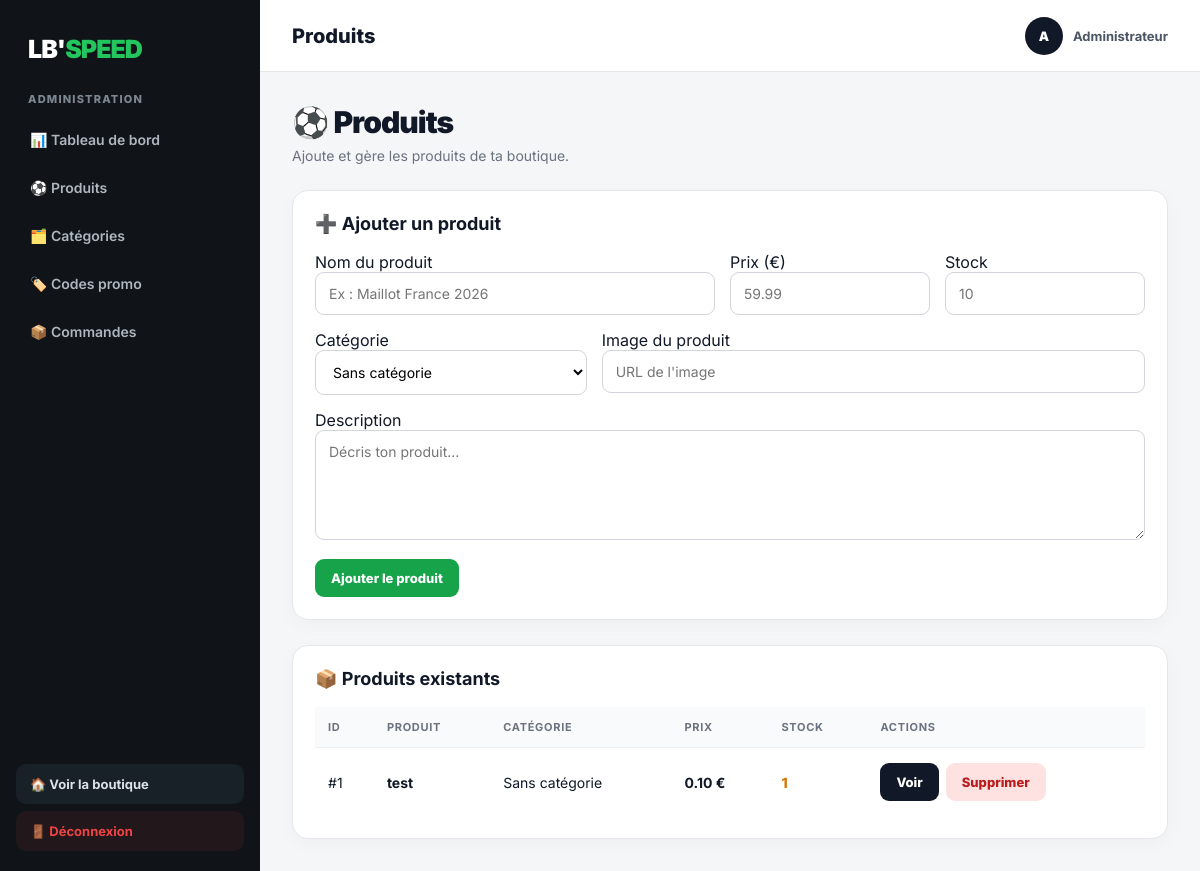
/admin/produits (signed in), run on an earlier commit of the app's database.
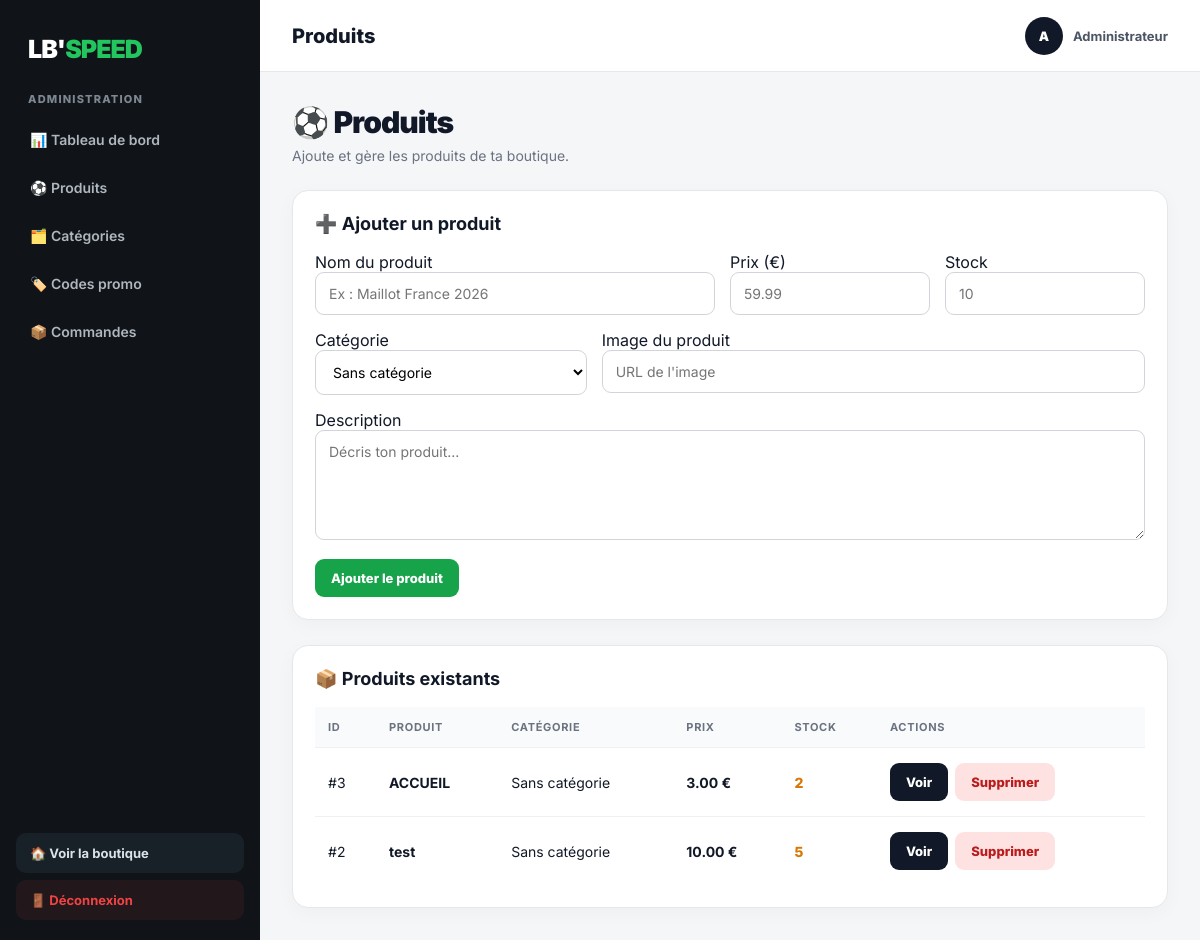
And on a later commit of the database.
### tables this page shows
CREATE TABLE products (
            id INTEGER PRIMARY KEY AUTOINCREMENT,
            name TEXT NOT NULL,
            description TEXT DEFAULT '',
            price REAL NOT NULL DEFAULT 0,
            stock INTEGER NOT NULL DEFAULT 0,
            image TEXT DEFAULT '',
            category_id INTEGER,
            created_at TIMESTAMP DEFAULT CURRENT_TIMESTAMP, discount_percent REAL NOT NULL DEFAULT 0, promotion_active INTEGER NOT NULL DEFAULT 0, promotion_discount REAL NOT NULL DEFAULT 0,

            FOREIGN KEY (category_id)
            REFERENCES categories(id)
            ON DELETE SET NULL
        );

### app.py (the view, shortened to what this page needs)
@app.route(
    "/admin/produits",
    methods=["GET", "POST"]
)
@admin_required
def admin_products():
    db = get_db()
    products = db.execute("""
        SELECT
            p.*,
            c.name AS category_name
        FROM products p
        LEFT JOIN categories c
            ON c.id = p.category_id
        ORDER BY p.id DESC
    """).fetchall()
    categories = db.execute("""
        SELECT *
        FROM categories
        ORDER BY name
    """).fetchall()
    db.close()
    return render_template(
        "admin/produits.html",
        products=products,
        categories=categories
    )

### app.py (called while the page is built, shortened)
def admin_required(function):
    @wraps(function)
    def wrapper(*args, **kwargs):
        if not session.get("admin"):
            return redirect(url_for("admin_login"))
        return function(*args, **kwargs)
    return wrapper

@app.context_processor
def global_variables():
    cart = session.get(
        "cart",
        {}
    )
    cart_count = 0
    return {
        "cart_count": cart_count,
        "minimum_commande": MINIMUM_COMMANDE,
        "product_final_price": product_final_price
    }

### database.py (called while the page is built)
def get_db():
    db = sqlite3.connect(
        DATABASE
    )
    db.row_factory = sqlite3.Row
    db.execute(
        "PRAGMA foreign_keys = ON"
    )
    return db

### templates/admin/produits.html (shortened to what this page needs)
{% extends "admin/base.html" %}
{% block header %}
Produits
{% endblock %}
{% block content %}
<div class="page-header">
    <h1>⚽ Produits</h1>
    <p>Ajoute et gère les produits de ta boutique.</p>
</div>
<div class="card" style="margin-bottom:25px;">
    <h2>➕ Ajouter un produit</h2>
    <form method="POST">
        <div style="
            display:grid;
            grid-template-columns:2fr 1fr 1fr;
            gap:15px;
        ">
            <div>
                <label>Nom du produit</label>
                <input
                    type="text"
                    name="name"
                    placeholder="Ex : Maillot France 2026"
                    required
                >
            </div>
            <div>
                <label>Prix (€)</label>
                <input
                    type="number"
                    step="0.01"
                    name="price"
                    placeholder="59.99"
                    required
                >
            </div>
            <div>
                <label>Stock</label>
                <input
                    type="number"
                    name="stock"
                    placeholder="10"
                    required
                >
            </div>
        </div>
        <div style="
            display:grid;
            grid-template-columns:1fr 2fr;
            gap:15px;
            margin-top:15px;
        ">
            <div>
                <label>Catégorie</label>
                <select name="category_id">
                    <option value="">
                        Sans catégorie
                    </option>
                </select>
            </div>
            <div>
                <label>Image du produit</label>
                <input
                    type="text"
                    name="image"
                    placeholder="URL de l'image"
                >
            </div>
        </div>
        <div style="margin-top:15px;">
            <label>Description</label>
            <textarea
                name="description"
                placeholder="Décris ton produit..."
            ></textarea>
        </div>
        <button
            type="submit"
            class="btn btn-primary"
            style="margin-top:15px;"
        >
            Ajouter le produit
        </button>
    </form>
</div>
<div class="card">
    <h2>📦 Produits existants</h2>
    {% if products %}
    <div style="overflow-x:auto;">
        <table>
            <thead>
                <tr>
                    <th>ID</th>
                    <th>Produit</th>
                    <th>Catégorie</th>
                    <th>Prix</th>
                    <th>Stock</th>
                    <th>Actions</th>
                </tr>
            </thead>
            <tbody>
                {% for product in products %}
                <tr>
                    <td>
                        #{{ product.id }}
                    </td>
                    <td>
                        <strong>
                            {{ product.name }}
                        </strong>
                    </td>
                    <td>
                        {{ product.category_name or "Sans catégorie" }}
                    </td>
                    <td>
                        <strong>
                            {{ "%.2f"|format(product.price) }} €
                        </strong>
                    </td>
                    <td>
                        {% if product.stock <= 0 %}
                            <span style="color:#dc2626;font-weight:800;">
                                Rupture
                            </span>
                        {% elif product.stock <= 5 %}
                            <span style="color:#d97706;font-weight:800;">
                                {{ product.stock }}
                            </span>
                        {% else %}
                            <span style="color:#16a34a;font-weight:800;">
                                {{ product.stock }}
                            </span>
                        {% endif %}
                    </td>
                    <td>
                        <div style="display:flex;gap:7px;">
                            <a
                                href="{{ url_for('product', product_id=product.id) }}"
                                class="btn btn-dark"
                            >
                                Voir
                            </a>
                            <form
                                method="POST"
                                action="{{ url_for('admin_product_delete', product_id=product.id) }}"
                                onsubmit="return confirm('Supprimer ce produit ?');"
                            >
                                <button
                                    type="submit"
                                    class="btn btn-danger"
                                >
                                    Supprimer
                                </button>
                            </form>
                        </div>
                    </td>
                </tr>
                {% endfor %}
            </tbody>
        </table>
    </div>
    {% else %}
        <p style="color:#6b7280;">
            Aucun produit pour le moment.
        </p>
    {% endif %}
</div>
{% endblock %}

### templates/admin/base.html (shortened to what this page needs)
<!DOCTYPE html>
<html lang="fr">
<head>
</head>
<body>
<div class="admin-layout">
    <aside class="sidebar">
        <div class="logo">
            LB'<span>SPEED</span>
        </div>
        <div class="admin-label">
            Administration
        </div>
        <nav class="nav">
            <a href="{{ url_for('admin_dashboard') }}">
                📊 <span>Tableau de bord</span>
            </a>
            <a href="{{ url_for('admin_products') }}">
                ⚽ <span>Produits</span>
            </a>
            <a href="{{ url_for('admin_categories') }}">
                🗂️ <span>Catégories</span>
            </a>
            <a href="{{ url_for('admin_promos') }}">
                🏷️ <span>Codes promo</span>
            </a>
            <a href="{{ url_for('admin_orders') }}">
                📦 <span>Commandes</span>
            </a>
        </nav>
        <div class="sidebar-bottom">
            <a href="{{ url_for('index') }}" class="store-link">
                🏠 <span>Voir la boutique</span>
            </a>
            <a href="{{ url_for('admin_logout') }}" class="logout-link">
                🚪 <span>Déconnexion</span>
            </a>
        </div>
    </aside>
    <main class="main">
        <header class="topbar">
            <div class="topbar-title">
                {% block header %}Administration{% endblock %}
            </div>
            <div class="admin-user">
                <div class="avatar">A</div>
                Administrateur
            </div>
        </header>
        <section class="content">
            {% block content %}{% endblock %}
        </section>
    </main>
</div>
</body>
</html>

### templates/admin/base.html (style rules this page uses)
* { box-sizing: border-box; margin: 0; padding: 0; }
body { font-family: "Inter", sans-serif; background: #f4f6f8; color: #111827; }
a { text-decoration: none; color: inherit; }
.admin-layout { min-height: 100vh; display: flex; }
.sidebar { width: 260px; background: #101418; color: white; position: fixed; top: 0; left: 0; bottom: 0; padding: 24px 16px; z-index: 100; }
.logo { padding: 10px 12px 28px; font-size: 25px; font-weight: 900; letter-spacing: -1px; }
.logo span { color: #22c55e; }
.admin-label { padding: 0 12px 12px; color: #7d8792; font-size: 11px; font-weight: 800; text-transform: uppercase; letter-spacing: 1.2px; }
.nav { display: flex; flex-direction: column; gap: 5px; }
.nav a { padding: 13px 14px; border-radius: 10px; color: #aeb6bf; font-size: 14px; font-weight: 600; transition: .2s; }
.sidebar-bottom { position: absolute; left: 16px; right: 16px; bottom: 20px; }
.store-link, .logout-link { display: block; padding: 12px 14px; border-radius: 10px; margin-top: 7px; font-size: 13px; font-weight: 700; }
.store-link { background: #182028; color: #dbe2e8; }
.logout-link { color: #ef4444; background: rgba(239, 68, 68, .08); }
.main { margin-left: 260px; width: calc(100% - 260px); min-height: 100vh; }
.topbar { height: 72px; background: white; border-bottom: 1px solid #e5e7eb; display: flex; align-items: center; justify-content: space-between; padding: 0 32px; }
.topbar-title { font-size: 20px; font-weight: 800; }
.admin-user { display: flex; align-items: center; gap: 10px; font-size: 13px; font-weight: 700; color: #4b5563; }
.avatar { width: 38px; height: 38px; border-radius: 50%; background: #111827; color: white; display: flex; align-items: center; justify-content: center; font-weight: 900; }
.content { padding: 32px; max-width: 1500px; }
.page-header { margin-bottom: 26px; }
.page-header h1 { font-size: 30px; font-weight: 900; letter-spacing: -1px; }
.page-header p { margin-top: 7px; color: #6b7280; font-size: 14px; }
.card { background: white; border: 1px solid #e5e7eb; border-radius: 16px; padding: 22px; box-shadow: 0 5px 20px rgba(0,0,0,.03); }
.card h2 { font-size: 18px; margin-bottom: 18px; }
.btn { border: 0; border-radius: 9px; padding: 11px 16px; font-family: inherit; font-size: 13px; font-weight: 800; cursor: pointer; }
.btn-primary { background: #16a34a; color: white; }
.btn-danger { background: #fee2e2; color: #b91c1c; }
.btn-dark { background: #111827; color: white; }
input, textarea, select { width: 100%; border: 1px solid #d1d5db; border-radius: 9px; padding: 12px 13px; font-family: inherit; font-size: 14px; outline: none; background: white; }
textarea { min-height: 110px; resize: vertical; }
table { width: 100%; border-collapse: collapse; }
th { text-align: left; padding: 13px; background: #f9fafb; color: #6b7280; font-size: 11px; text-transform: uppercase; letter-spacing: .7px; }
td { padding: 15px 13px; border-top: 1px solid #eef0f2; font-size: 14px; }

What changed in the data, as far as the page shows it:
removed products: id "1", name "test", category_name "Sans catégorie", price "0.10", stock "1"
added products: id "3", name "ACCUEIL", category_name "Sans catégorie", price "3.00", stock "2"
added products: id "2", name "test", category_name "Sans catégorie", price "10.00", stock "5"
